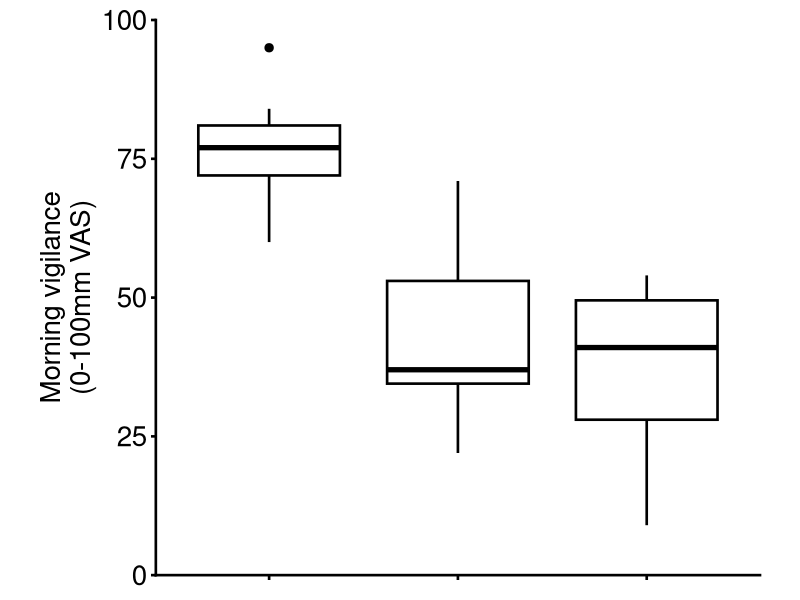
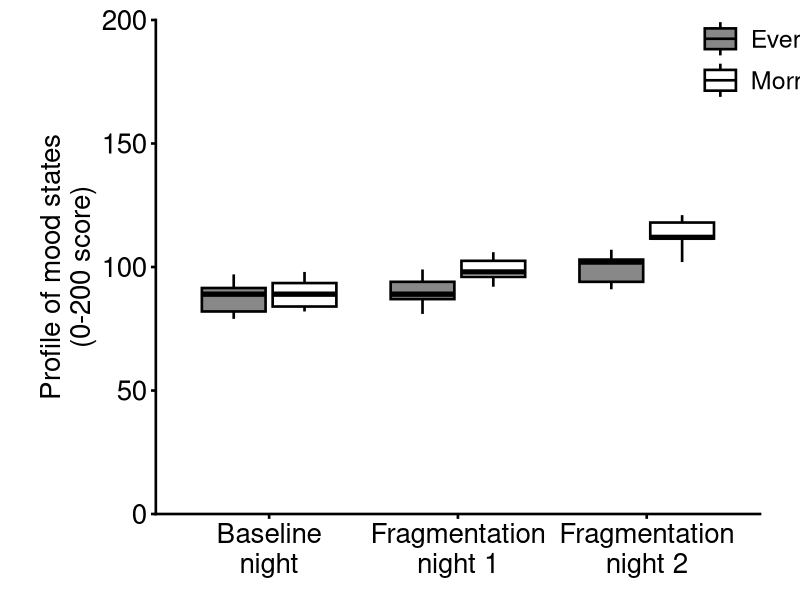
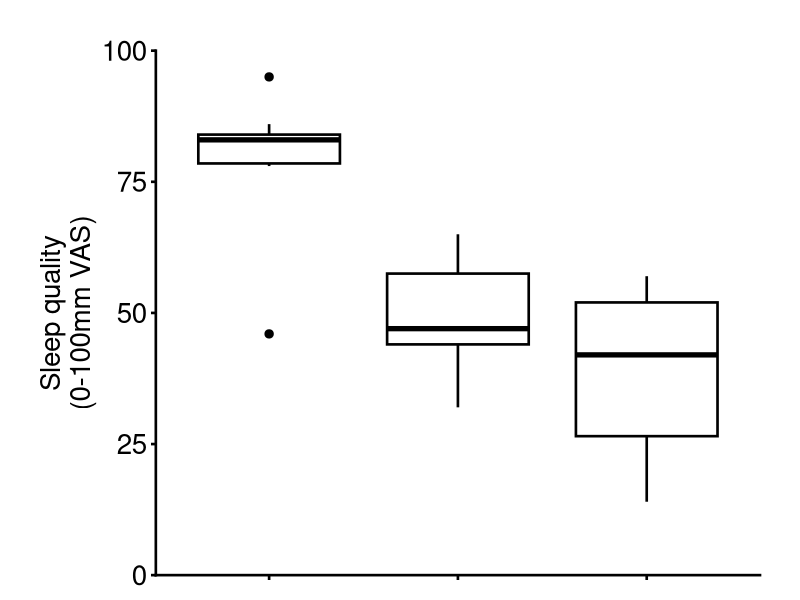
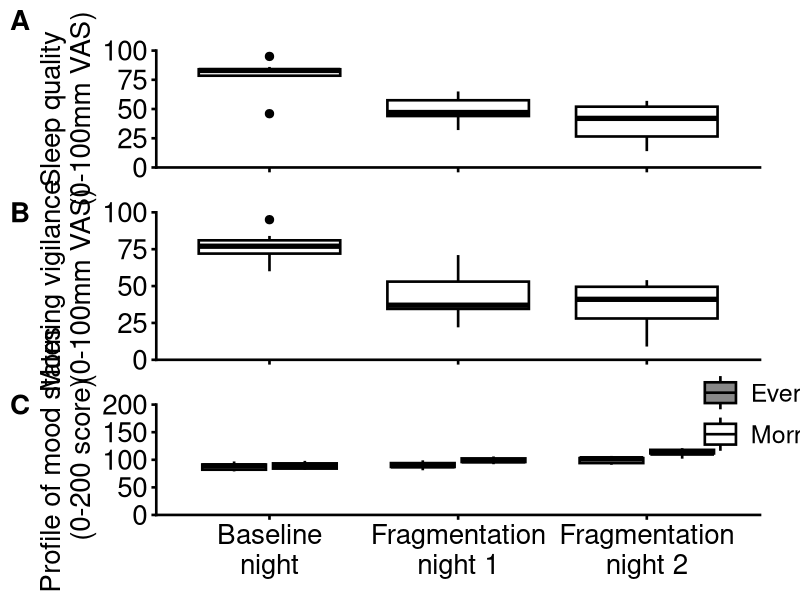

These figures' R source, in order: (Note: this script raises an error after producing the figures.)
# Secondary outcome measures
############################
## Authors: Stella Iacovides & Peter Kamerman
## Contains script used to generate the secondary
## outcome measure plots used in the manuscript

### Load required packages
library(readr)
library(dplyr)
library(tidyr)
library(ggplot2)
library(cowplot)
library(grid)
library(scales)
### Load data
data2 <- read_csv('./data/other.csv')
### Quick look
glimpse(data2)
### Process data
#### Convert id and period to factors
data2 <- data2 %>%
    mutate(id = factor(id),
           period = factor(period))

### Sleep quality plot
sleep_quality <- ggplot(data2,
       aes(x = period,
           y = sleep.quality,
           colour = period,
           fill = period)) +
    geom_boxplot(fatten = 2,
                 size = 0.9,
                 colour = '#000000',
                 fill = '#FFFFFF',
                 outlier.size = 2.5) +
    labs(x = '\nIntervention',
         y = 'Sleep quality\n(0-100mm VAS)',
         title = "") +
    scale_y_continuous(limits = c(0, 100), expand = c(0,0)) +
    scale_x_discrete(labels = c('Baseline\nnight',
                                'Fragmentation\nnight 1',
                                'Fragmentation\nnight 2')) +
    theme_cowplot() +
    theme(legend.position = 'none',
          plot.margin = unit(c(1,2,1,2), "lines"),
          axis.line = element_line(size = 0.9),
          axis.ticks = element_line(size = 0.9),
          axis.text = element_text(size = 20),
          axis.title = element_text(size = 20),
          axis.text.x = element_blank(),
          axis.title.x = element_blank())

### Morning vigilance
morning_vigilance <- ggplot(data2,
       aes(x = period,
           y = morning.vigilance,
           colour = period,
           fill = period)) +
    geom_boxplot(fatten = 2,
                 size = 0.9,
                 colour = '#000000',
                 fill = '#FFFFFF',
                 outlier.size = 2.5) +
    labs(x = '\nIntervention',
         y = 'Morning vigilance\n(0-100mm VAS)') +
    scale_y_continuous(limits = c(0, 100), expand = c(0,0)) +
    scale_x_discrete(labels = c('Baseline\nnight',
                                'Fragmentation\nnight 1',
                                'Fragmentation\nnight 2')) +
    theme_cowplot() +
    theme(legend.position = 'none',
          plot.margin = unit(c(1,2,1,2), "lines"),
          axis.line = element_line(size = 0.9),
          axis.ticks = element_line(size = 0.9),
          axis.text = element_text(size = 20),
          axis.title = element_text(size = 20),
          axis.text.x = element_blank(),
          axis.title.x = element_blank())

### Profile of Mood States
#### Process data
poms_plot <- data2 %>%
    group_by(id, period) %>%
    gather(key = time,
           value = score,
           poms.morning,
           poms.evening) %>%
    mutate(time = factor(time,
                         levels = c('poms.evening', 'poms.morning'),
                         labels = c('Evening', 'Morning')))
#### Plot
poms <- ggplot(poms_plot,
       aes(x = period,
           y = score,
           colour = time,
           fill = time)) +
    geom_boxplot(fatten = 2,
                 size = 0.9) +
    labs(x = '\nIntervention',
         y = 'Profile of mood states\n(0-200 score)') +
    scale_y_continuous(limits = c(0, 200),
                       expand = c(0,0)) +
    scale_x_discrete(labels = c('Baseline\nnight',
                                'Fragmentation\nnight 1',
                                'Fragmentation\nnight 2')) +
    scale_fill_manual(labels = c('Evening', 'Morning'),
                      values = c('#888888', '#FFFFFF')) +
    scale_colour_manual(labels = c('Evening', 'Morning'),
                        values = c('#000000', '#000000')) +
    theme_cowplot() +
    theme(legend.position = c(0.9, 0.92),
          legend.key.size = unit(30, "pt"),
          legend.text = element_text(size = 18),
          legend.title = element_blank(),
          plot.margin = unit(c(1,2,1,2), "lines"),
          axis.line = element_line(size = 0.9),
          axis.ticks = element_line(size = 0.9),
          axis.text = element_text(size = 20),
          axis.title = element_text(size = 20),
          axis.title.x = element_blank())

### Multi-panel plot
#### Mood, vigilance, sleep quality
stacked <- plot_grid(sleep_quality, morning_vigilance, poms,
                       align = 'none',
                       nrow = 3, ncol = 1,
                       labels = 'AUTO', label_size = 20,
                       rel_heights = c(1, 1, 1.12))
save_plot('./figures/figure-1.pdf', stacked,
          base_height = 11.6, base_width = 8.2)

### Pin-prick
pin_prick <- ggplot(data2,
                    aes(x = period,
                        y = pin.prick_mN,
                        colour = period,
                        fill = period)) +
    geom_boxplot(fatten = 2,
                 size = 0.9,
                 colour = '#000000',
                 fill = '#FFFFFF',
                 outlier.size = 2.5) +
    labs(y = 'Pin-prick threshold (mN)\n') +
    scale_y_continuous(limits = c(0, 600), expand = c(0,0)) +
    scale_x_discrete(labels = c('Baseline\nnight',
                                'Fragmentation\nnight 1',
                                'Fragmentation\nnight 2')) +
    theme_cowplot() +
    theme(legend.position = 'none',
          plot.margin = unit(c(2,2,2,2), "lines"),
          axis.line = element_line(size = 0.9),
          axis.ticks = element_line(size = 0.9),
          axis.text = element_text(size = 20),
          axis.title = element_text(size = 20),
          axis.title.x = element_blank())

save_plot('./figures/figure-2.pdf', pin_prick,
          base_height = 8, base_aspect_ratio = 1.25)